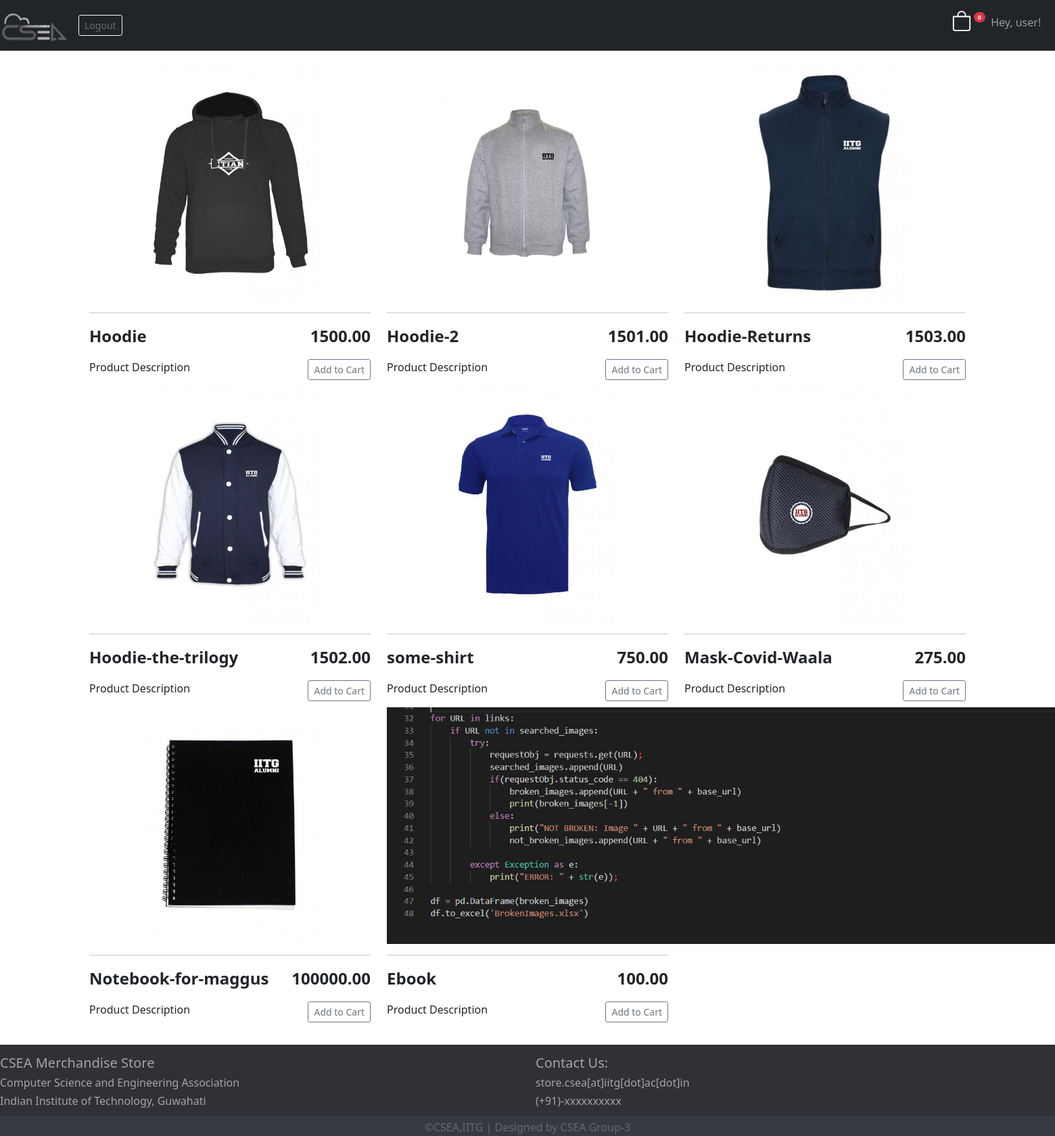
Screenshot of / (signed in) with the database file from the repository.
### store/models.py (models this page shows, shortened)
class Order(models.Model):
    customer = models.ForeignKey(Customer, on_delete = models.SET_NULL, null = True, blank = True)
    date_ordered =  models.DateTimeField(auto_now_add = True)
    complete = models.BooleanField(default = False)
    transaction_id = models.CharField(max_length = 100, null=True)
    @property
    def get_cart_items(self):
        orderitems = self.orderitem_set.all()
        total = sum([item.quantity for item in orderitems])
        return total

class Product(models.Model):
    name = models.CharField(max_length = 200)
    price = models.FloatField()
    digital = models.BooleanField(default = False, null = True, blank = True)
    image = models.ImageField(blank=True)

### store/views.py (the view)
# urls.py: path('', include('store.urls')),
def store(request):
	if request.user.is_authenticated:
		customer = request.user.customer
		order, created = Order.objects.get_or_create(customer=customer, complete = False)
		items = order.orderitem_set.all()
		cartItems = order.get_cart_items
	else:
		cookieData= cookieCart(request)
		cartItems = cookieData['cartItems']
		order = cookieData['order']
		items = cookieData['items']
	products = Product.objects.all()
	context = {'products':products, 'order':order, 'cartItems':cartItems}
	return render(request, 'store/store.html', context)

### store/templates/store/store.html (shortened to what this page needs)
{% extends 'store/main.html' %}
{% load static %}
{% block content %}
<div class="row">
    {% for product in products%}
    <div class="col-lg-4 ">
        <a href="#"><img class="thumbnail" src="{{product.image.url}}"></a>
        <hr>
        <p style="float:left;font-size:1.5em"><strong>{{product.name}}</strong></p>
        <p style="float:right;font-size:1.5em"><strong>{{product.price|floatformat:2}}</strong></p>
        <p style="float:left;font-size:1em">Product Description</p>
        <button  data-product={{product.name}} data-action="add"
        class="btn btn-outline-secondary add-btn btn-sm update-cart" style="float:right">
            Add to Cart
        </button>
    </div>
    {%endfor%}
</div>
{% endblock content %}

### store/templates/store/main.html (shortened to what this page needs)
<!DOCTYPE html>
{% load static %}
<html>
    <head> <link rel="shortcut icon" href="">
        <link rel="stylesheet" type="text/css" href="{% static 'css/main.css' %}">
        <link href="https://cdn.jsdelivr.net/npm/bootstrap@5.0.0-beta1/dist/css/bootstrap.min.css" rel="stylesheet">
    </head>
<body>
    <nav class="navbar navbar-expand-lg fixed-top navbar-dark bg-dark">
        <a class="navbar-brand" href="{% url 'store' %}">
            <img src="{% static 'images/csealogo.png' %}" width="100">
        </a>
    {% if user.is_authenticated %}
        <ul class="navbar-nav ml-auto">
            <li class="nav-item">
                <a href="{% url 'signout' %}" class="btn btn-outline-light btn-sm">
                    Logout
                </a>
            </li>
    {% endif %}
        </ul>
        <ul class="navbar-nav ms-auto">
            <li class="nav-item mb-auto">
                <a href="{% url 'cart' %}" style="color:white">
                      <sup> <span class="badge bg-danger rounded-pill ">{{order.get_cart_items}}</span>
                  </sup></button>
                </a>
            </li>
            <li class="navbar-text mb-auto">
                {% if user.is_authenticated %}
                       <h6>&nbsp;&nbsp;Hey, {{user.username}}!&nbsp;&nbsp;&nbsp;&nbsp;&nbsp;</h6>
                {% else %}
                    <a href="{% url 'signin' %}" >
                        &nbsp;&nbsp;Guest&nbsp;&nbsp;
                    </a>
                {% endif %}
            </li>
        </ul>
    </nav>
<div class="container">
    <br>
    <br>
    <br>
    <br>
    {% block content %}
    {% endblock content %}
</div>
<br>
<div class="footer" >
    <div class="row">
            <div class="col-lg-6">
                <h5>CSEA Merchandise Store</h5>
                <h6>Computer Science and Engineering Association</h6>
                <h6>Indian Institute of Technology, Guwahati</h6>
            </div>
            <div class="col-lg-6" >
                <h5>Contact Us:</h5>
                <h6>store.csea[at]iitg[dot]ac[dot]in</h6>
                <h6>(+91)-xxxxxxxxxx</h6>
            </div>
    </div>
    <div class="footer-bottom">
        &copy;CSEA,IITG | Designed by CSEA Group-3
    </div>
</div>
</body>
</html>

### static/css/main.css (style rules this page uses)
html, body { height: 100%; }
.container { min-height: 100%; }
.bg-dark { background-color: #303036; }
.thumbnail { width: auto; height: 350px; display:block; margin-left: auto; margin-right: auto; }
.footer { background: #303036; color: #a5a5a5; height: 135px; position: relative; padding-top:15px; padding-bottom:5px; width: 100%; }
.footer .footer-bottom { background: #343a40; color: #686868; height: 30px; text-align: center; position: absolute; bottom: 0px; padding-top:5px; padding-bottom:5px; width: 100%; }
a:link { color:#686868; background-color: transparent; text-decoration: none; }

### rows the page displays
Order: get_cart_items "0"
Product: image (picture), name "Hoodie", price "1500.00"
Product: image (picture), name "Hoodie-2", price "1501.00"
Product: image (picture), name "Hoodie-Returns", price "1503.00"
Product: image (picture), name "Hoodie-the-trilogy", price "1502.00"
Product: image (picture), name "some-shirt", price "750.00"
Product: image (picture), name "Mask-Covid-Waala", price "275.00"
Product: image (picture), name "Notebook-for-maggus", price "100000.00"
Product: image (picture), name "Ebook", price "100.00"

### other values shown
{{ user.username }} "user"
